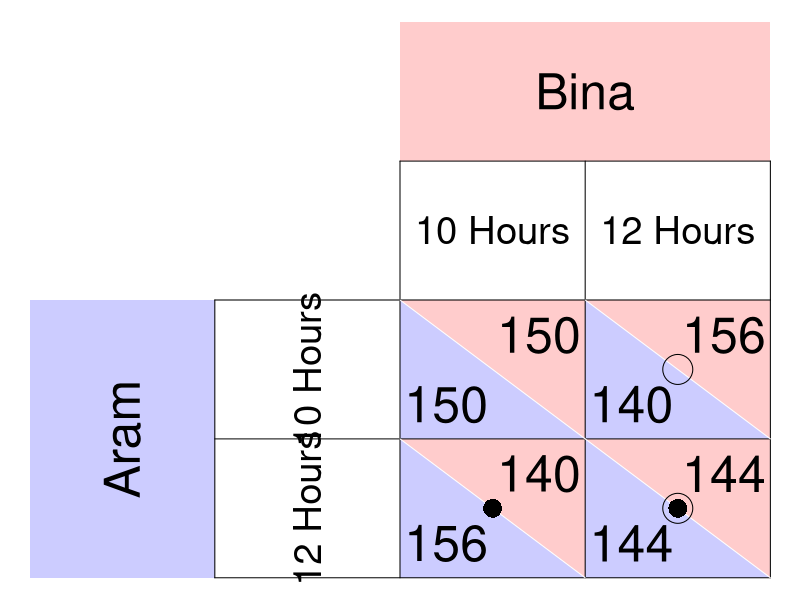

Generate this figure with R:
require(ggplot2)
require(shape)
pdf(file = "coordination_failures/matrix_fishermen_functions.pdf", width = 9, height = 7)

par(mar =  c(0, 0, 0, 0))
xlims <- c(0, 8)
ylims <- c(0, 8)

#TextSizes
PlayerSize <- 3
StratSize <- 2.3
PayoffSize <- 3

p1fadelevel <- 0.2
p2fadelevel <- 0.2

#Payoffs are listed as c("NW", "SW", "NE", "SE")

#Considerations for Player 1
P1Name <- c("Aram")
P1Strat <- c("10 Hours", "12 Hours")
P1Payoffs <- c("150", "156", "140", "144")
P1BR1 <- c("SW") #Must be NW or SW - the BR prints accordingly. 
P1BR2 <- c("SE") #Must be NE or SE - the BR prints accordingly. 
P1bestsize <- 2.5 #Adjusts size of point indicating best response of P1
#NW = (5, 3); SW = (5,1); NE = (7, 3); SE = (7, 1)

#Considerations for Player 2
P2Name <- c("Bina")
P2Strat <- c("10 Hours", "12 Hours")
P2Payoffs <- c("150", "140", "156", "144")
P2BR1 <- c("NE") #Must be NW or SW - the BR prints accordingly. 
P2BR2 <- c("SE") #Must be NE or SE - the BR prints accordingly. 
P2bestsize <- 4 #Adjusts size of circle indicating best response of P1

plot(0, 0, xlim = xlims, ylim = ylims, type = "n",
     xlab = expression(""),
     ylab = expression(""),
     xaxt = "n", 
     yaxt = "n", 
     cex.lab = 2, 
     bty = "n")



#Color and label for Player 1 and their strategies
polygon(c(0,0,2,2,0), c(0,4,4,0,0), col=rgb(0, 0, 1, p1fadelevel), density=NULL, border = NA)
text(1, 2, P1Name[1], srt = 90, cex = PlayerSize)

text(3, 3, P1Strat[1], cex = StratSize, srt = 90)
text(3, 1, P1Strat[2], cex = StratSize, srt = 90)


#Color and label for Player 2
polygon(c(4,4,8,8,4), c(8,6,6,8,8), col=rgb(1, 0, 0, p2fadelevel), density=NULL, border = NA)
text(6, 7, P2Name[1], cex = PlayerSize)

text(5, 5, P2Strat[1], cex = StratSize)
text(7, 5, P2Strat[2], cex = StratSize)

#NorthWest cell 
#P1
polygon(c(4,4,6,4), c(4,2,2,4), col=rgb(0, 0, 1, p1fadelevel), density=NULL, border = NA)
#P2
polygon(c(4,6,6,4), c(4,4,2,4), col=rgb(1, 0, 0, p2fadelevel), density=NULL, border = NA)

#P1
text(4.5, 2.5, P1Payoffs[1], cex = PayoffSize)
#P2
text(5.5, 3.5, P2Payoffs[1], cex = PayoffSize)

#SouthWest cell  
#P1
polygon(c(4,4,6,4), c(2,0,0,2), col=rgb(0, 0, 1, p1fadelevel), density=NULL, border = NA)
#P2
polygon(c(4,6,6,4), c(2,2,0,2), col=rgb(1, 0, 0, p2fadelevel), density=NULL, border = NA)

#P1
text(4.5, 0.5, P1Payoffs[2], cex = PayoffSize)
#P2
text(5.5, 1.5, P2Payoffs[2], cex = PayoffSize)


#NorthEast cell 
#P1
polygon(c(6,6,8,6), c(4,2,2,4), col=rgb(0, 0, 1, p1fadelevel), density=NULL, border = NA)
#P2
polygon(c(6,8,8,6), c(4,4,2,4), col=rgb(1, 0, 0, p2fadelevel), density=NULL, border = NA)
#P1
text(6.5, 2.5, P1Payoffs[3], cex = PayoffSize)
#P2
text(7.5, 3.5, P2Payoffs[3], cex = PayoffSize)

#SouthEast cell 
#P1
polygon(c(6,6,8,6), c(2,0,0,2), col=rgb(0, 0, 1, p1fadelevel), density=NULL, border = NA)
#P2
polygon(c(6,8,8,6), c(2,2,0,2), col=rgb(1, 0, 0, p2fadelevel), density=NULL, border = NA)
#P1
text(6.5, 0.5, P1Payoffs[4], cex = PayoffSize)
#P2
text(7.5, 1.5, P2Payoffs[4], cex = PayoffSize)


#Lines for the Table
segments(8, 0, 8, 6, lty = 1, col = "black")
segments(4, 6, 8, 6, lty = 1, col = "black")
segments(2, 0, 2, 4, lty = 1, col = "black")
segments(2, 0, 8, 0, lty = 1, col = "black")
segments(2, 4, 8, 4, lty = 1, col = "black")
segments(4, 0, 4, 6, lty = 1, col = "black")
segments(2, 2, 8, 2, lty = 1, col = "black")
segments(6, 0, 6, 6, lty = 1, col = "black")

#Diagonals
#NW
segments(4, 4, 6, 2, lty = 1, col = "white")
#NE
segments(6, 4, 8, 2, lty = 1, col = "white")
#SW
segments(4, 2, 6, 0, lty = 1, col = "white")
#Se
segments(6, 2, 8, 0, lty = 1, col = "white")


#Best responses 
#P1 
if (P1BR1[1] == "NW"){
  points(5, 3, pch = 16, col = "black", cex = P1bestsize)
} else{points(5, 1, pch = 16, col = "black", cex = P1bestsize)
}

if (P1BR2[1] == "NE"){
  points(7, 3, pch = 16, col = "black", cex = P1bestsize)
} else{points(7, 1, pch = 16, col = "black", cex = P1bestsize)
}


#P2
if (P2BR1[1] == "NW"){
  points(5, 3, pch = 1, col = "black", cex = P2bestsize)
} else{points(7, 3, pch = 1, col = "black", cex = P2bestsize)
}

if (P2BR2[1] == "SW"){
  points(5, 1, pch = 1, col = "black", cex = P2bestsize)
} else{points(7, 1, pch = 1, col = "black", cex = P2bestsize)
}

dev.off()
